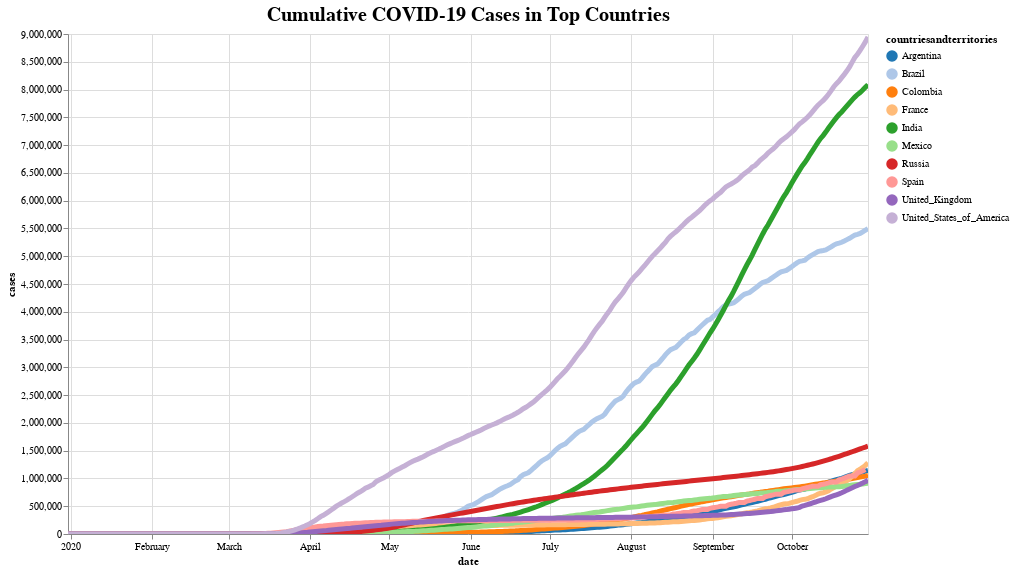

Here is the notebook cell this chart was saved with:
### Markdown cell above
## Visualization 2: Top Ten Countries' Individual Counts

### Code cell
highlight = alt.selection(type='single', on='mouseover',
                         fields=['countriesandterritories'], nearest=True)

base = alt.Chart(geo_cumulative).encode(
    x='date:T',
    y='cases:Q',
    color = alt.Color('countriesandterritories:N',
        scale=alt.Scale(scheme='category20')
))

points = base.mark_circle().encode(
    opacity=alt.value(0)
).add_selection(
    highlight
).properties(
    width=600
).properties(
    width = 800,
    height = 500,
    title = "Cumulative COVID-19 Cases in Top Countries"
).interactive()

lines = base.mark_line().encode(
    size=alt.condition(~highlight, alt.value(3), alt.value(5))
)

(points + lines).configure_title(
    fontSize=20,
    font='Courier',
    color='black'
).display(renderer = 'svg')

### Figure 1 — Vega-Lite specification as saved in the notebook (floating-point values rounded to 4 significant figures; data arrays with more than 128 entries replaced by an {"elided": "..."} marker saying what was removed)
{"config": {"view": {"continuousWidth": 400, "continuousHeight": 300}, "title": {"color": "black", "font": "Courier", "fontSize": 20}}, "layer": [{"mark": "circle", "encoding": {"color": {"type": "nominal", "field": "countriesandterritories", "scale": {"scheme": "category20"}}, "opacity": {"value": 0}, "x": {"type": "temporal", "field": "date"}, "y": {"type": "quantitative", "field": "cases"}}, "height": 500, "selection": {"selector016": {"type": "single", "on": "mouseover", "fields": ["countriesandterritories"], "nearest": true}, "selector017": {"type": "interval", "bind": "scales", "encodings": ["x", "y"]}}, "title": "Cumulative COVID-19 Cases in Top Countries", "width": 800}, {"mark": "line", "encoding": {"color": {"type": "nominal", "field": "countriesandterritories", "scale": {"scheme": "category20"}}, "size": {"condition": {"value": 3, "selection": {"not": "selector016"}}, "value": 5}, "x": {"type": "temporal", "field": "date"}, "y": {"type": "quantitative", "field": "cases"}}}], "data": {"name": "data-3506c094c2f83c77729ff7c0ce15a691"}, "$schema": "https://vega.github.io/schema/vega-lite/v4.0.2.json", "datasets": {"data-3506c094c2f83c77729ff7c0ce15a691": {"elided": "2902 records"}}}
